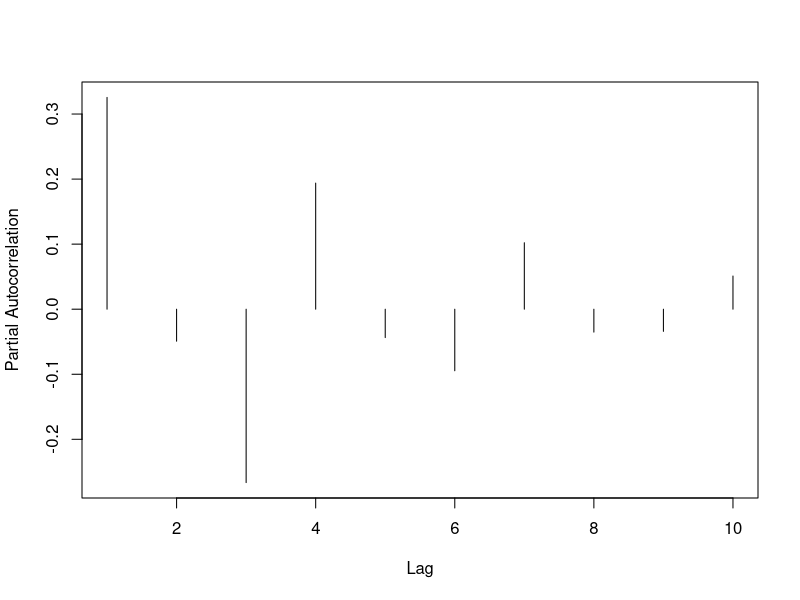
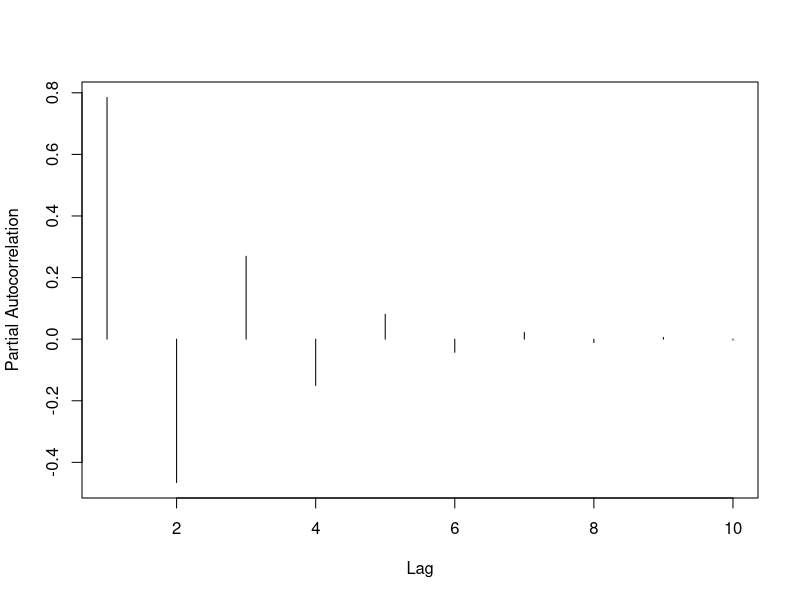

The R script that drew these images, in order:
## ---- chunk 1
knitr::opts_knit$set(root.dir = 'C:/Users/neide/OneDrive/Documents/TimeSeriesR/Data')
## ---- chunk 2
polymult <- function(a,b) {
bb <- c(b,rep(0,length(a)-1))
B <- toeplitz(bb)
B[lower.tri(B)] <- 0
aa <- rev(c(a,rep(0,length(b)-1)))
prod <- B %*% matrix(aa,length(aa),1)
return(rev(prod[,1]))
}

ARMAauto <- function(phi,theta,maxlag)
{
	p <- length(phi)
	q <- length(theta)
	gamMA <- polymult(c(1,theta),rev(c(1,theta)))
	gamMA <- gamMA[(q+1):(2*q+1)]
	if (p > 0) 
	{
		Amat <- matrix(0,nrow=(p+1),ncol=(2*p+1))
		for(i in 1:(p+1))
		{
			Amat[i,i:(i+p)] <- c(-1*rev(phi),1)
		}
		Amat <- cbind(Amat[,(p+1)],as.matrix(Amat[,(p+2):(2*p+1)]) +
			t(matrix(apply(t(matrix(Amat[,1:p],p+1,p)),2,rev),p,p+1)))
		Bmat <- matrix(0,nrow=(q+1),ncol=(p+q+1))
		for(i in 1:(q+1))
		{
			Bmat[i,i:(i+p)] <- c(-1*rev(phi),1)
		}
		Bmat <- t(matrix(apply(t(Bmat),2,rev),p+q+1,q+1))
		Bmat <- matrix(apply(Bmat,2,rev),q+1,p+q+1)
		Bmat <- Bmat[,1:(q+1)]
		Binv <- solve(Bmat)
		gamMix <- Binv %*% gamMA
		if (p <= q) { gamMix <- matrix(gamMix[1:(p+1),],p+1,1) 
			} else gamMix <- matrix(c(gamMix,rep(0,(p-q))),p+1,1)
		gamARMA <- solve(Amat) %*% gamMix 
	} else gamARMA <- gamMA[1]

	gamMA <- as.vector(gamMA)
	if (maxlag <= q) gamMA <- gamMA[1:(maxlag+1)] else gamMA <- c(gamMA,rep(0,(maxlag-q)))
	gamARMA <- as.vector(gamARMA)
	if (maxlag <= p) gamARMA <- gamARMA[1:(maxlag+1)] else {
	for(k in 1:(maxlag-p))
	{
		len <- length(gamARMA)
		acf <- gamMA[p+1+k]
		if (p > 0) acf <- acf + sum(phi*rev(gamARMA[(len-p+1):len]))
		gamARMA <- c(gamARMA,acf)
	} }
	return(gamARMA)
}

armapq.pacf <- function(ar.coefs,ma.coefs,max.lag)
{
	gamma <- ARMAauto(ar.coefs,ma.coefs,max.lag)
	kappa <- NULL
	for(k in 1:max.lag)
	{
		new.kappa <- solve(toeplitz(gamma[1:k]),gamma[2:(k+1)])[k]		
		kappa <- c(kappa,new.kappa)
	}
	return(kappa)
}

# MA(3) process
ma.coefs <- c(.4,.2,-.3)
kappa <- armapq.pacf(NULL,ma.coefs,10)
plot(ts(kappa,start=1),xlab="Lag",ylab="Partial Autocorrelation",
     ylim=c(min(kappa),max(kappa)),type="h")
## ---- chunk 3
# Example 5.5.7
phi1 <- .5
theta1 <- 5/6
theta2 <- 1/6
kappa <- armapq.pacf(phi1,c(theta1,theta2),10)
plot(ts(kappa,start=1),xlab="Lag",ylab="Partial Autocorrelation",
     ylim=c(min(kappa),max(kappa)),type="h")
